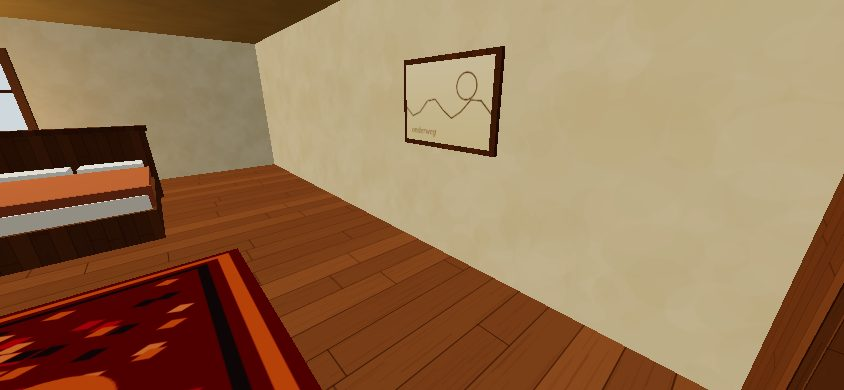
#> input picture docs/dev01/compare/U04-desk-base.jpg, 844 x 390 px, given in place of library-wide.jpg, which was not available
$ python vcp01-sheets.py
#> lines starting #> are read from the running program, lines starting #| are printed output that depends on the picture; pictures that were not available may be replaced by others from this repository, and a replacement may not be noted
"""Compose genuine rendered frames; no retouching or generated imagery."""
from pathlib import Path
from PIL import Image, ImageDraw, ImageFont
root=Path('docs/vcp01');out=root/'compare';out.mkdir(exist_ok=True)
font=ImageFont.truetype('/usr/share/fonts/truetype/dejavu/DejaVuSans.ttf',17)
small=ImageFont.truetype('/usr/share/fonts/truetype/dejavu/DejaVuSans.ttf',13)
def sheet(name,shots,mode=''):
#> called with name = 'library-standard', mode = ''
    W,H=844,195;rh=H+28
    im=Image.new('RGB',(W,48+len(shots)*rh),'#211d19');d=ImageDraw.Draw(im)
#> after `im = Image.new('RGB', (W, 48 + len(shots) * rh), '#211d19')`:
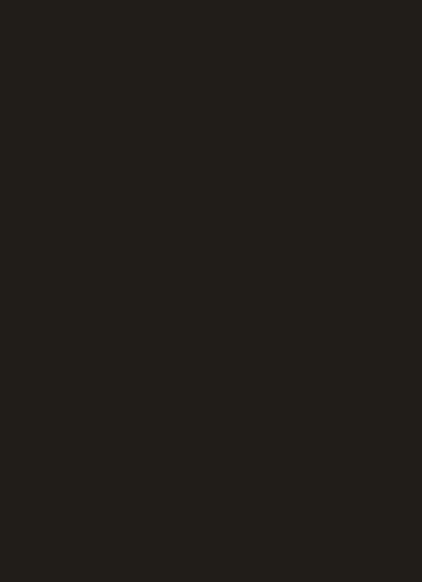
#> im: PIL image 844x1163 RGB (shown at 1/2 size); mean R, G, B 33, 29, 25
    d.text((12,10),'PRODUCTION BASELINE',font=font,fill='#e5d8be');d.text((434,10),'VCP-01 PILOT',font=font,fill='#e5d8be')
    for i,shot in enumerate(shots):
        y=48+i*rh;d.text((12,y+3),shot.replace('-',' ')+' | '+(mode[1:] or 'standard'),font=small,fill='#e5d8be')
        for j,variant in enumerate(['production','pilot']):
            p=root/'frames'/variant/(shot+mode+'.jpg')
            frame=Image.open(p).resize((422,H),Image.Resampling.LANCZOS)
            im.paste(frame,(j*422,y+28))
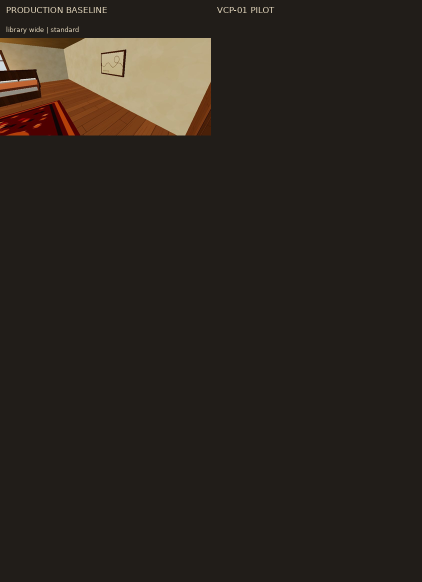
#> im: PIL image 844x1163 RGB (shown at 1/2 size); mean R, G, B 43.1, 36.6, 30.1
    im.save(out/(name+'.jpg'),quality=88,optimize=True)
shots=['library-wide','table-near','seating-near','globe-3m','library-alternate']
#> (the run stopped early here; a loop or call above may not have finished)

$ run again, on docs/dev01/compare/hall-wide-base.jpg
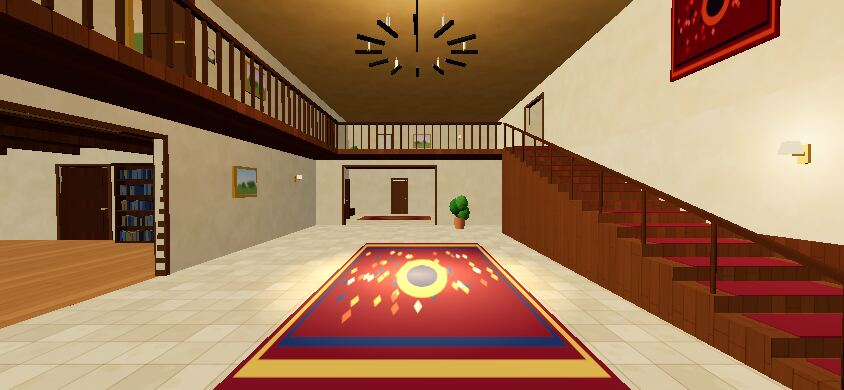
#> input picture docs/dev01/compare/hall-wide-base.jpg, 844 x 390 px, given in place of library-wide.jpg, which was not available
#> in sheet, `frame=Image.open(p).resize((422,H),Image.Resampling.LANCZOS)`:
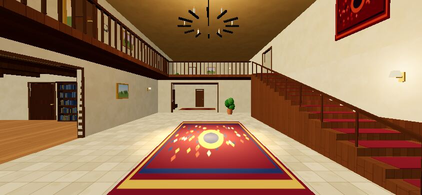
#> frame: PIL image 422x195 RGB; mean R, G, B 152.7, 115, 84.8
#> in sheet, `im.paste(frame,(j*422,y+28))`:
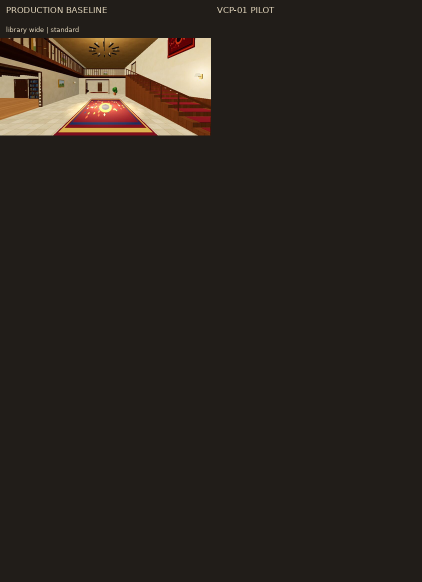
#> im: PIL image 844x1163 RGB (shown at 1/2 size); mean R, G, B 43.3, 36.5, 30.3
